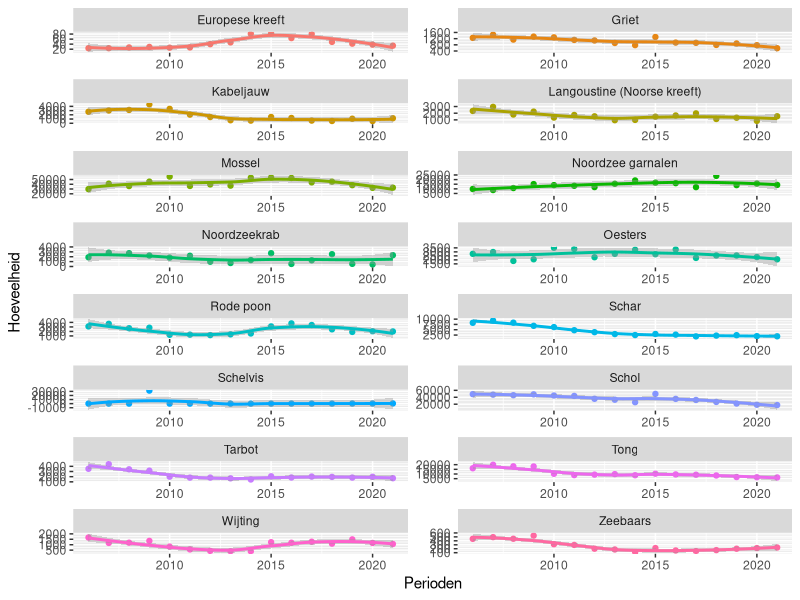
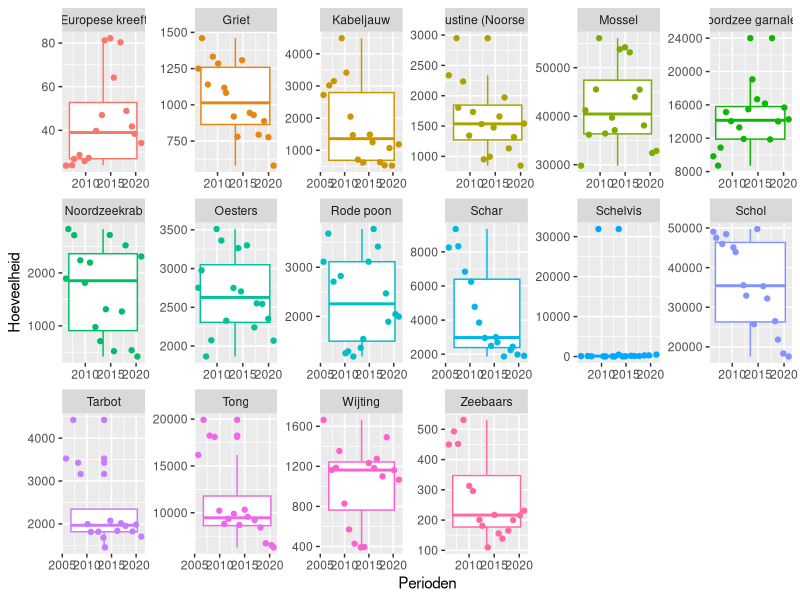

Recreate these plots in R, in order.
## ---- chunk 1
# Load the required libraries
library(ggplot2)
library(tidyverse)

# Read the CSV file
data <- read.delim("Visserij_en_aquacultuur__hoeveelheid.csv", sep = ";")
header_text <- c("Vissoort","Perioden", "Hoeveelheid")
colnames(data) <- header_text

#Pivot the data from long to wide format
data_wide <- data %>%
  pivot_wider(names_from = Vissoort, values_from = Hoeveelheid)

#intialize point P
p<-ggplot(data,aes(Perioden, Hoeveelheid, col=Vissoort))

# Create graph plot
p+geom_point()+facet_wrap(.~Vissoort, scales = "free", ncol=2) + geom_smooth(method = 'loess', formula = 'y ~ x') + theme(legend.position = "none")

## ---- chunk 2
#create boxplot plot with jitter
p+geom_boxplot()+ geom_jitter()+facet_wrap(.~Vissoort, scales = "free", nrow= 3 ) + theme(legend.position = "none")

## ---- chunk 3



